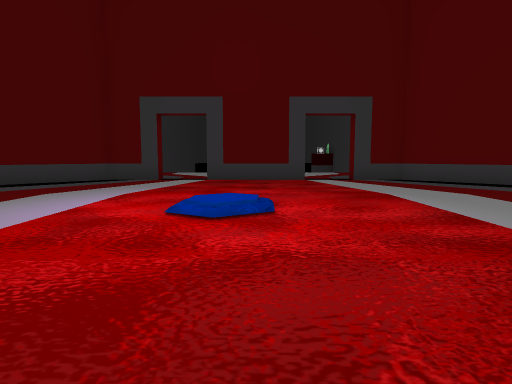
view 1 (above)

16 first-person views from a walk through a scene from a Unity 3-D project. The camera is 1.4 m above the floor, tilts 6° down and sees 75° across. The floor is counted in squares, 2 m on a side. Each view is taken from the middle of a square. On the plan, view 1 faces up. The plan holds only what a view shows up to about 10 squares ahead; the rest is blank. The place goes on beyond the plan. The player is left out. Door leaves are left out, so doorways stand open.

view 2
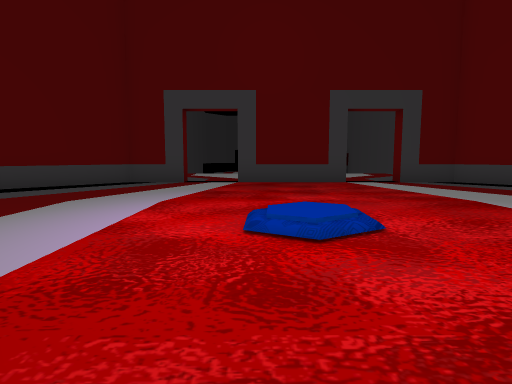

view 3
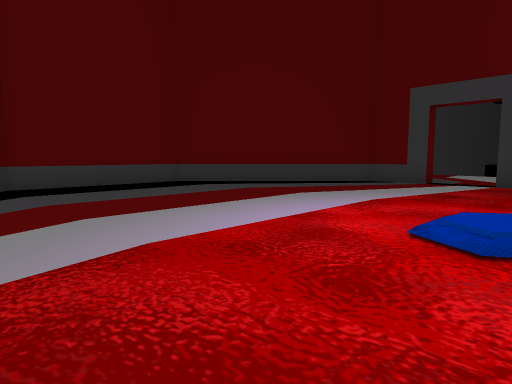

view 4
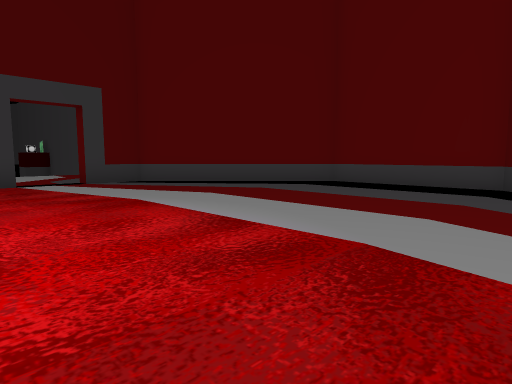

view 5
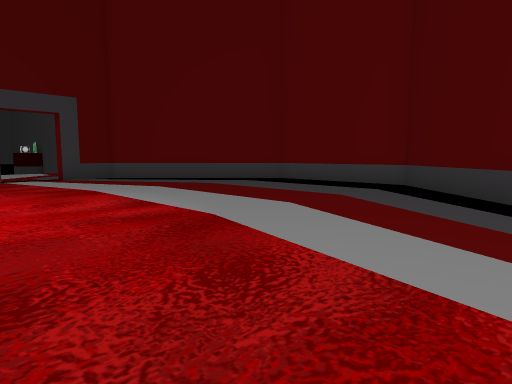

view 6
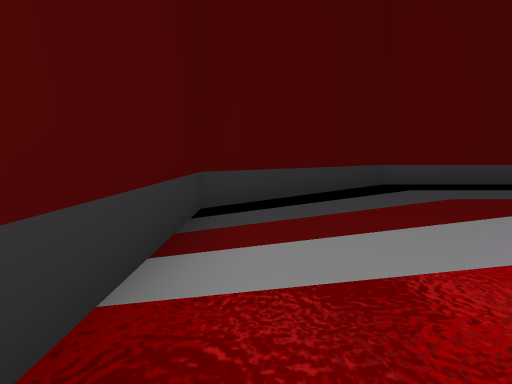

view 7
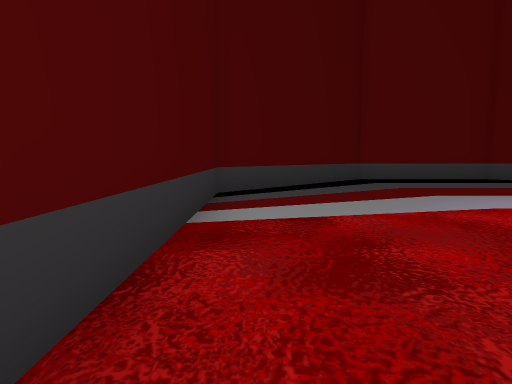

view 8
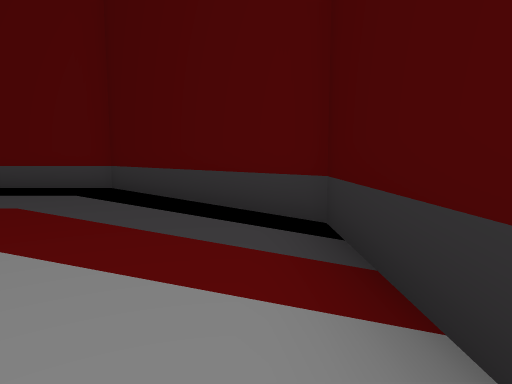

view 9
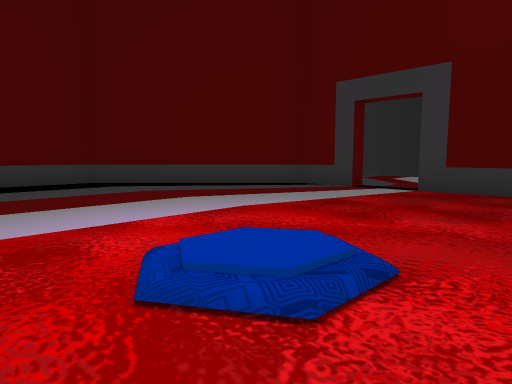

view 10
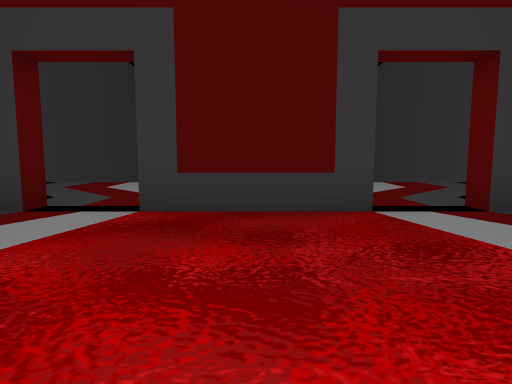

view 11
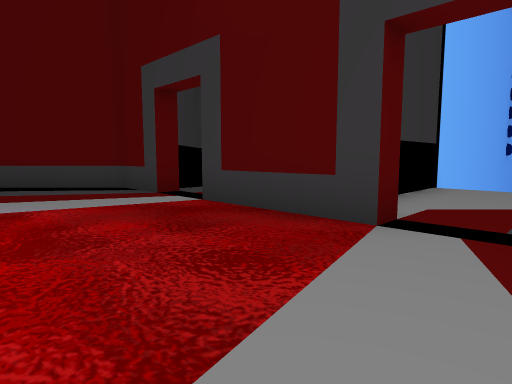

view 12
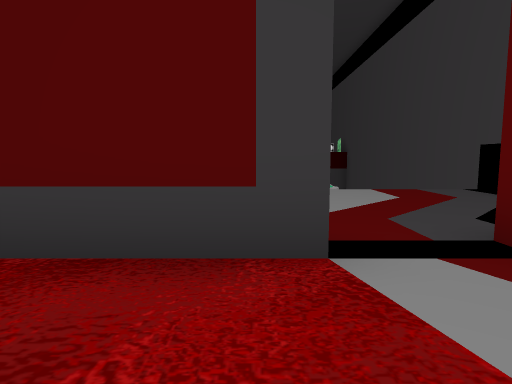

view 13
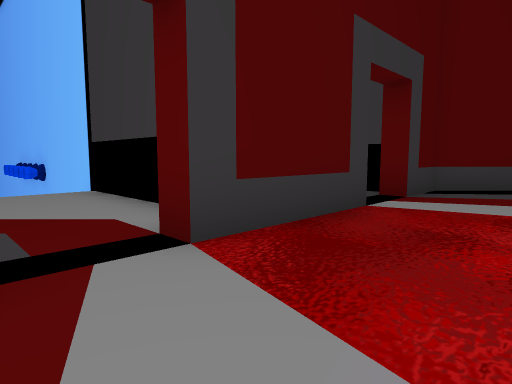

view 14
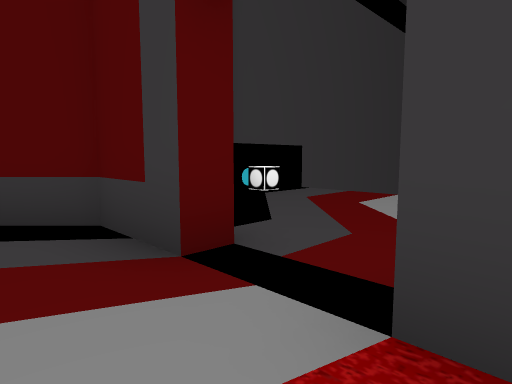

view 15
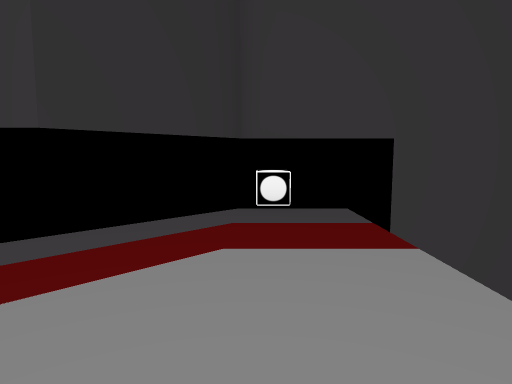

view 16
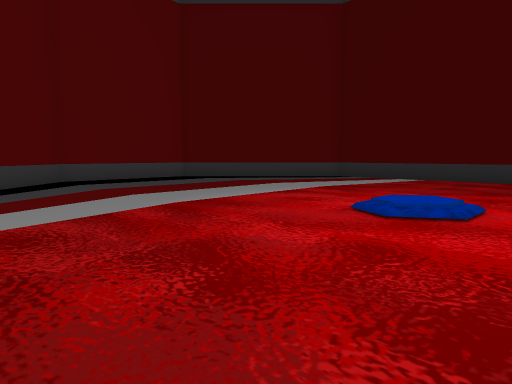

### Floor plan
Key: @ floor where view 1 was taken; # wall or solid block; . floor; / step, stairs or slope; D open door; ^ raised ledge.
Columns run from 9 left of view 1 to 9 right of it. Each row starts with its distance up from view 1.
 18   #             #
 17   #             #
 16   #             #
 15   #......#.....
 14   #^.....#.....
 13     .....#.....
 12      ....#....
 11     ##DD###DD##
 10    ##.DD...DD.##
  9   ##...........##
  8  ##.............##
  7  #...............#
  6 # ............... #
  5 # ......//....... #
  4 # ......//....... #
  3 # ............... #
  2 # ............... #
  1  #...............#
  0   #......@......#
 -1    #...........#
 -2     ###########

Positions as (right, up) in squares from view 1, and headings:
1: (0, 0), facing up
2: (-1, 1), facing up
3: (0, 1), facing up-left
4: (0, 1), facing up-right
5: (0, -1), facing up-right
6: (0, -1), facing left
7: (2, -1), facing left
8: (1, -1), facing right
9: (1, 3), facing up-left
10: (0, 6), facing up
11: (3, 7), facing up-left
12: (1, 8), facing up
13: (-3, 8), facing up-right
14: (-1, 9), facing up-left
15: (-1, 14), facing left
16: (-2, 9), facing down-right
